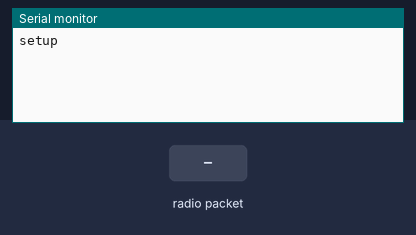
The sketch below on a simulated Arduino Uno, built with avr-gcc and run on an emulated ATmega328P. Parts: the last lines printed to the serial monitor. The test bench sets the inputs (shaded band). No radio packets arrive unless stated.

Above: at 1.2 s.
1.3 s: radio packet "1" arrives
At 1.7 s:
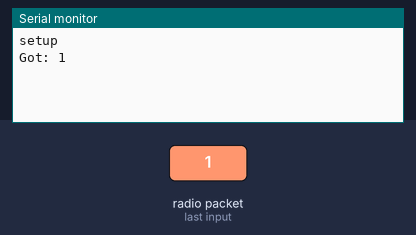
2.8 s: radio packet "0" arrives
At 4.0 s:
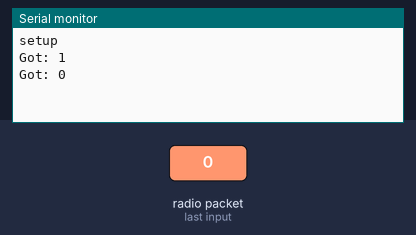
4.3 s: radio packet "2" arrives
At 5.2 s:
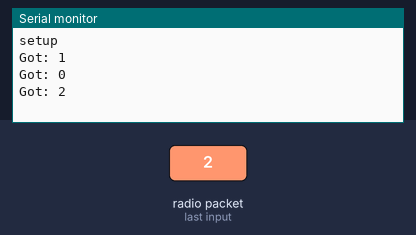

Measured:
- after the input at 1.3 s, the serial monitor: prints a new line at once (image 1)
- after the input at 2.8 s, the serial monitor: prints a new line at once (image 2)
- after the input at 4.3 s, the serial monitor: prints a new line at once (image 3)

The sketch:

recv.ino
```cpp
#include <VirtualWire.h>

int RF_RX_PIN = 2;

void setup() {
  Serial.begin(9600);
  Serial.println("setup");
  vw_set_rx_pin(RF_RX_PIN);  // Setup receive pin.
  vw_setup(4000);
  vw_rx_start(); // Start the PLL receiver.
}

void loop() {
  uint8_t buf[VW_MAX_MESSAGE_LEN];
  uint8_t buflen = VW_MAX_MESSAGE_LEN;
  if(vw_get_message(buf, &buflen)){ // non-blocking I/O
    int i;
    // Message with a good checksum received, dump HEX
    Serial.print("Got: ");
    for(i = 0; i < buflen; ++i) {
      Serial.print((char)buf[i]);
    }
    Serial.println("");
  }
}
```
